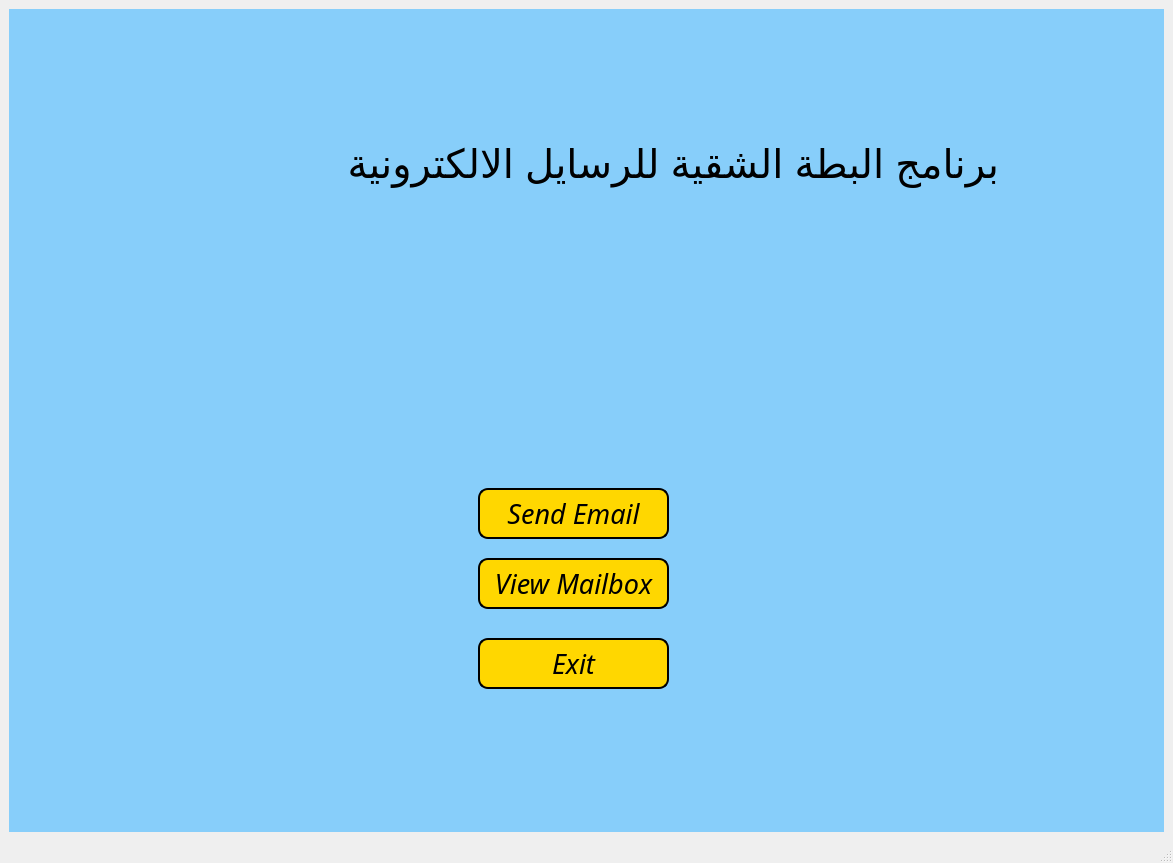
<?xml version="1.0" encoding="UTF-8"?>
<ui version="4.0">
 <class>MainWindow</class>
 <widget class="QMainWindow" name="MainWindow">
  <property name="geometry">
   <rect>
    <x>0</x>
    <y>0</y>
    <width>1173</width>
    <height>863</height>
   </rect>
  </property>
  <property name="windowTitle">
   <string>MainWindow</string>
  </property>
  <widget class="QWidget" name="centralwidget">
   <layout class="QGridLayout" name="gridLayout">
    <item row="0" column="0">
     <widget class="QStackedWidget" name="stackedWidget">
      <property name="styleSheet">
       <string notr="true">background-color:#87cefa;</string>
      </property>
      <property name="currentIndex">
       <number>1</number>
      </property>
      <widget class="QWidget" name="page_5">
       <widget class="QLabel" name="label_8">
        <property name="geometry">
         <rect>
          <x>250</x>
          <y>0</y>
          <width>841</width>
          <height>91</height>
         </rect>
        </property>
        <property name="font">
         <font>
          <pointsize>20</pointsize>
         </font>
        </property>
        <property name="text">
         <string>برنامج البطة الشقية للرسايل الالكترونية </string>
        </property>
       </widget>
       <widget class="QPushButton" name="backtoMenuButton2">
        <property name="geometry">
         <rect>
          <x>20</x>
          <y>10</y>
          <width>191</width>
          <height>51</height>
         </rect>
        </property>
        <property name="font">
         <font>
          <family>Harlow Solid Italic</family>
          <pointsize>20</pointsize>
          <italic>true</italic>
         </font>
        </property>
        <property name="styleSheet">
         <string notr="true">border-radius:10%;
border:2px solid black;
background-color:#FFD700;


</string>
        </property>
        <property name="text">
         <string>Main Menu</string>
        </property>
       </widget>
       <widget class="QLabel" name="label_9">
        <property name="geometry">
         <rect>
          <x>300</x>
          <y>90</y>
          <width>541</width>
          <height>221</height>
         </rect>
        </property>
        <property name="text">
         <string/>
        </property>
        <property name="pixmap">
         <pixmap>images/duck.jpg</pixmap>
        </property>
        <property name="scaledContents">
         <bool>true</bool>
        </property>
       </widget>
       <widget class="QTableWidget" name="mailTable">
        <property name="geometry">
         <rect>
          <x>10</x>
          <y>320</y>
          <width>1131</width>
          <height>461</height>
         </rect>
        </property>
        <property name="styleSheet">
         <string notr="true">border-radius:10%;
border:2px solid black;
background-color:white;


</string>
        </property>
       </widget>
      </widget>
      <widget class="QWidget" name="page_3">
       <widget class="QWidget" name="widget" native="true">
        <property name="geometry">
         <rect>
          <x>9</x>
          <y>-11</y>
          <width>1151</width>
          <height>861</height>
         </rect>
        </property>
        <property name="styleSheet">
         <string notr="true">background-color:#87cefa;</string>
        </property>
        <widget class="QLabel" name="label">
         <property name="geometry">
          <rect>
           <x>250</x>
           <y>200</y>
           <width>601</width>
           <height>281</height>
          </rect>
         </property>
         <property name="text">
          <string/>
         </property>
         <property name="pixmap">
          <pixmap>images/duck.jpg</pixmap>
         </property>
         <property name="scaledContents">
          <bool>true</bool>
         </property>
        </widget>
        <widget class="QLabel" name="label_2">
         <property name="geometry">
          <rect>
           <x>140</x>
           <y>120</y>
           <width>841</width>
           <height>91</height>
          </rect>
         </property>
         <property name="font">
          <font>
           <pointsize>30</pointsize>
          </font>
         </property>
         <property name="text">
          <string>برنامج البطة الشقية للرسايل الالكترونية </string>
         </property>
        </widget>
        <widget class="QPushButton" name="sendEmailButton">
         <property name="geometry">
          <rect>
           <x>460</x>
           <y>490</y>
           <width>191</width>
           <height>51</height>
          </rect>
         </property>
         <property name="font">
          <font>
           <family>Harlow Solid Italic</family>
           <pointsize>20</pointsize>
           <weight>50</weight>
           <italic>true</italic>
           <bold>false</bold>
          </font>
         </property>
         <property name="styleSheet">
          <string notr="true">border-radius:10%;
border:2px solid black;
background-color:#FFD700;


</string>
         </property>
         <property name="text">
          <string>Send Email</string>
         </property>
        </widget>
        <widget class="QPushButton" name="viewMailboxButton">
         <property name="geometry">
          <rect>
           <x>460</x>
           <y>560</y>
           <width>191</width>
           <height>51</height>
          </rect>
         </property>
         <property name="font">
          <font>
           <family>Harlow Solid Italic</family>
           <pointsize>20</pointsize>
           <italic>true</italic>
          </font>
         </property>
         <property name="styleSheet">
          <string notr="true">border-radius:10%;
border:2px solid black;
background-color:#FFD700;


</string>
         </property>
         <property name="text">
          <string>View Mailbox</string>
         </property>
        </widget>
        <widget class="QPushButton" name="exitButton">
         <property name="geometry">
          <rect>
           <x>460</x>
           <y>640</y>
           <width>191</width>
           <height>51</height>
          </rect>
         </property>
         <property name="font">
          <font>
           <family>Harlow Solid Italic</family>
           <pointsize>20</pointsize>
           <italic>true</italic>
          </font>
         </property>
         <property name="styleSheet">
          <string notr="true">border-radius:10%;
border:2px solid black;
background-color:#FFD700;


</string>
         </property>
         <property name="text">
          <string>Exit</string>
         </property>
        </widget>
       </widget>
      </widget>
      <widget class="QWidget" name="page_4">
       <widget class="QLabel" name="label_3">
        <property name="geometry">
         <rect>
          <x>250</x>
          <y>10</y>
          <width>841</width>
          <height>91</height>
         </rect>
        </property>
        <property name="font">
         <font>
          <pointsize>20</pointsize>
         </font>
        </property>
        <property name="text">
         <string>برنامج البطة الشقية للرسايل الالكترونية </string>
        </property>
       </widget>
       <widget class="QLabel" name="label_4">
        <property name="geometry">
         <rect>
          <x>300</x>
          <y>100</y>
          <width>541</width>
          <height>221</height>
         </rect>
        </property>
        <property name="text">
         <string/>
        </property>
        <property name="pixmap">
         <pixmap>images/duck.jpg</pixmap>
        </property>
        <property name="scaledContents">
         <bool>true</bool>
        </property>
       </widget>
       <widget class="QLabel" name="label_5">
        <property name="geometry">
         <rect>
          <x>170</x>
          <y>330</y>
          <width>241</width>
          <height>51</height>
         </rect>
        </property>
        <property name="font">
         <font>
          <pointsize>20</pointsize>
         </font>
        </property>
        <property name="styleSheet">
         <string notr="true">border-radius:10%;
border:2px solid black;
background-color:white;


</string>
        </property>
        <property name="text">
         <string>reciever email</string>
        </property>
       </widget>
       <widget class="QLabel" name="label_6">
        <property name="geometry">
         <rect>
          <x>170</x>
          <y>440</y>
          <width>241</width>
          <height>51</height>
         </rect>
        </property>
        <property name="font">
         <font>
          <pointsize>20</pointsize>
         </font>
        </property>
        <property name="styleSheet">
         <string notr="true">border-radius:10%;
border:2px solid black;
background-color:white;

</string>
        </property>
        <property name="text">
         <string>Subject</string>
        </property>
       </widget>
       <widget class="QLabel" name="label_7">
        <property name="geometry">
         <rect>
          <x>170</x>
          <y>560</y>
          <width>241</width>
          <height>51</height>
         </rect>
        </property>
        <property name="font">
         <font>
          <pointsize>20</pointsize>
         </font>
        </property>
        <property name="styleSheet">
         <string notr="true">border-radius:10%;
border:2px solid black;
background-color:white;

</string>
        </property>
        <property name="text">
         <string>Body</string>
        </property>
       </widget>
       <widget class="QPushButton" name="sendMailConfirmButton">
        <property name="geometry">
         <rect>
          <x>460</x>
          <y>710</y>
          <width>191</width>
          <height>51</height>
         </rect>
        </property>
        <property name="font">
         <font>
          <family>Harlow Solid Italic</family>
          <pointsize>20</pointsize>
          <italic>true</italic>
         </font>
        </property>
        <property name="styleSheet">
         <string notr="true">border-radius:10%;
border:2px solid black;
background-color:#FFD700;


</string>
        </property>
        <property name="text">
         <string>Send Email</string>
        </property>
       </widget>
       <widget class="QPushButton" name="backtoMenuButton1">
        <property name="geometry">
         <rect>
          <x>20</x>
          <y>20</y>
          <width>191</width>
          <height>51</height>
         </rect>
        </property>
        <property name="font">
         <font>
          <family>Harlow Solid Italic</family>
          <pointsize>20</pointsize>
          <italic>true</italic>
         </font>
        </property>
        <property name="styleSheet">
         <string notr="true">border-radius:10%;
border:2px solid black;
background-color:#FFD700;


</string>
        </property>
        <property name="text">
         <string>Main Menu</string>
        </property>
       </widget>
       <widget class="QTextEdit" name="recieverEmailText">
        <property name="geometry">
         <rect>
          <x>620</x>
          <y>340</y>
          <width>501</width>
          <height>41</height>
         </rect>
        </property>
        <property name="font">
         <font>
          <pointsize>10</pointsize>
         </font>
        </property>
        <property name="styleSheet">
         <string notr="true">border-radius:10%;
border:2px solid black;
background-color:white;


</string>
        </property>
       </widget>
       <widget class="QTextEdit" name="subjectText">
        <property name="geometry">
         <rect>
          <x>620</x>
          <y>440</y>
          <width>501</width>
          <height>81</height>
         </rect>
        </property>
        <property name="font">
         <font>
          <pointsize>10</pointsize>
         </font>
        </property>
        <property name="styleSheet">
         <string notr="true">border-radius:10%;
border:2px solid black;
background-color:white;


</string>
        </property>
       </widget>
       <widget class="QTextEdit" name="bodyText">
        <property name="geometry">
         <rect>
          <x>620</x>
          <y>560</y>
          <width>501</width>
          <height>131</height>
         </rect>
        </property>
        <property name="font">
         <font>
          <pointsize>10</pointsize>
         </font>
        </property>
        <property name="styleSheet">
         <string notr="true">border-radius:10%;
border:2px solid black;
background-color:white;


</string>
        </property>
       </widget>
      </widget>
     </widget>
    </item>
   </layout>
  </widget>
  <widget class="QMenuBar" name="menubar">
   <property name="geometry">
    <rect>
     <x>0</x>
     <y>0</y>
     <width>1173</width>
     <height>26</height>
    </rect>
   </property>
  </widget>
  <widget class="QStatusBar" name="statusbar"/>
 </widget>
 <resources/>
 <connections/>
</ui>
